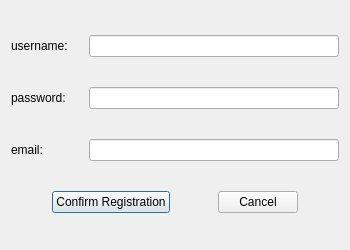
<?xml version="1.0" encoding="UTF-8"?>
<ui version="4.0">
 <class>Dialog</class>
 <widget class="QDialog" name="Dialog">
  <property name="geometry">
   <rect>
    <x>0</x>
    <y>0</y>
    <width>350</width>
    <height>250</height>
   </rect>
  </property>
  <property name="windowTitle">
   <string>Registration</string>
  </property>
  <layout class="QVBoxLayout" name="verticalLayout">
   <item>
    <layout class="QHBoxLayout" name="horizontalLayout">
     <item>
      <widget class="QLabel" name="username_label">
       <property name="text">
        <string>username:</string>
       </property>
      </widget>
     </item>
     <item>
      <widget class="QLineEdit" name="username_line">
       <property name="enabled">
        <bool>true</bool>
       </property>
       <property name="sizePolicy">
        <sizepolicy hsizetype="Fixed" vsizetype="Fixed">
         <horstretch>0</horstretch>
         <verstretch>0</verstretch>
        </sizepolicy>
       </property>
       <property name="minimumSize">
        <size>
         <width>250</width>
         <height>1</height>
        </size>
       </property>
      </widget>
     </item>
    </layout>
   </item>
   <item>
    <layout class="QHBoxLayout" name="horizontalLayout_2">
     <item>
      <widget class="QLabel" name="password_label">
       <property name="text">
        <string>password:</string>
       </property>
      </widget>
     </item>
     <item>
      <widget class="QLineEdit" name="password_line">
       <property name="sizePolicy">
        <sizepolicy hsizetype="Fixed" vsizetype="Fixed">
         <horstretch>0</horstretch>
         <verstretch>0</verstretch>
        </sizepolicy>
       </property>
       <property name="minimumSize">
        <size>
         <width>250</width>
         <height>0</height>
        </size>
       </property>
      </widget>
     </item>
    </layout>
   </item>
   <item>
    <layout class="QHBoxLayout" name="horizontalLayout_4">
     <item>
      <widget class="QLabel" name="email_label">
       <property name="text">
        <string>email:</string>
       </property>
      </widget>
     </item>
     <item>
      <widget class="QLineEdit" name="email_line">
       <property name="sizePolicy">
        <sizepolicy hsizetype="Fixed" vsizetype="Fixed">
         <horstretch>0</horstretch>
         <verstretch>0</verstretch>
        </sizepolicy>
       </property>
       <property name="minimumSize">
        <size>
         <width>250</width>
         <height>0</height>
        </size>
       </property>
      </widget>
     </item>
    </layout>
   </item>
   <item>
    <layout class="QHBoxLayout" name="horizontalLayout_5">
     <item>
      <spacer name="horizontalSpacer">
       <property name="orientation">
        <enum>Qt::Horizontal</enum>
       </property>
       <property name="sizeHint" stdset="0">
        <size>
         <width>40</width>
         <height>20</height>
        </size>
       </property>
      </spacer>
     </item>
     <item>
      <widget class="QPushButton" name="conf_button">
       <property name="text">
        <string>Confirm Registration</string>
       </property>
      </widget>
     </item>
     <item>
      <spacer name="horizontalSpacer_2">
       <property name="orientation">
        <enum>Qt::Horizontal</enum>
       </property>
       <property name="sizeHint" stdset="0">
        <size>
         <width>40</width>
         <height>20</height>
        </size>
       </property>
      </spacer>
     </item>
     <item>
      <widget class="QPushButton" name="cancel_button">
       <property name="text">
        <string>Cancel</string>
       </property>
      </widget>
     </item>
     <item>
      <spacer name="horizontalSpacer_3">
       <property name="orientation">
        <enum>Qt::Horizontal</enum>
       </property>
       <property name="sizeHint" stdset="0">
        <size>
         <width>40</width>
         <height>20</height>
        </size>
       </property>
      </spacer>
     </item>
    </layout>
   </item>
  </layout>
 </widget>
 <resources/>
 <connections/>
</ui>
